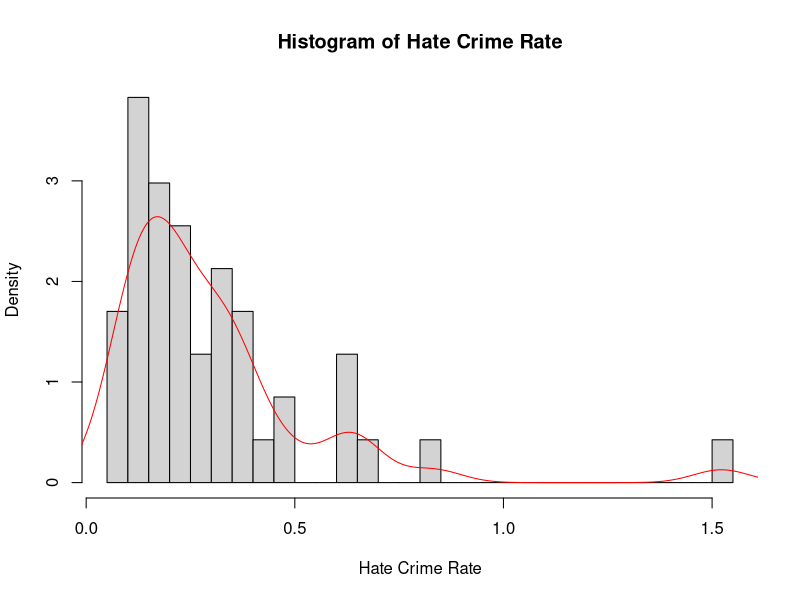

Generate this figure with R: (Note: this script raises an error after producing the figure.)
## ---- chunk 1
knitr::opts_chunk$set(echo = FALSE,
                      message = FALSE, warning = FALSE,
                      fig.width = 8, fig.height = 6)

library(tidyverse)
library(patchwork)
library(dplyr)
## ---- chunk 2
crime = read_csv("HateCrimes.csv") %>%
  mutate(
    unemployment = factor(unemployment, levels = c("low", "high")),
    urbanization = factor(urbanization, levels = c("low", "high")),
    hate_crimes_per_100k_splc = as.numeric(hate_crimes_per_100k_splc)
  )
## ---- chunk 3
summary(crime$hate_crimes_per_100k_splc)
mean = mean(crime$hate_crimes_per_100k_splc, na.rm = TRUE)
median = median(crime$hate_crimes_per_100k_splc, na.rm = TRUE)
maximum = max(crime$hate_crimes_per_100k_splc, na.rm = TRUE)
minimum = min(crime$hate_crimes_per_100k_splc, na.rm = TRUE)

## ---- chunk 4
hist(crime$hate_crimes_per_100k_splc, breaks = 50, 
     main = "Histogram of Hate Crime Rate", xlab = "Hate Crime Rate", probability = T)
lines(density(x = crime$hate_crimes_per_100k_splc, na.rm = TRUE), col = "red", lwt = 2)

large_prop = crime %>%
  filter(hate_crimes_per_100k_splc < 0.5)
## ---- chunk 5
outlier = crime %>%
  filter(hate_crimes_per_100k_splc > 1 | is.na(hate_crimes_per_100k_splc)) %>%
  select(state, hate_crimes_per_100k_splc)
outlier
## ---- chunk 6
crime_new = crime %>%
  filter(state != "District of Columbia")

mlr = lm(hate_crimes_per_100k_splc ~ unemployment + urbanization + median_household_income
       + perc_population_with_high_school_degree + perc_non_citizen + gini_index + perc_non_white,
       data = crime_new)
MASS::boxcox(mlr)
## ---- chunk 7
hist(log(crime_new$hate_crimes_per_100k_splc), na.rm = TRUE, breaks = 10, probability = T,
     main = "Histogram of Hate Crime Rates", xlab = "Hate Crime Rate")
lines(density(log(crime_new$hate_crimes_per_100k_splc), na.rm = TRUE), col = "red")
## ---- chunk 8

ggplot(crime_new, aes(x = gini_index, fill = unemployment)) +
  geom_density(stat = "density") +
  facet_grid(~unemployment) +
  scale_fill_viridis_d(alpha = 0.5) +
  labs(
    title = "Distribution of Gini Index stratified by Unemployment",
    x = "Gini Index"
  )

## ---- chunk 9

ggplot(crime_new, aes(x = gini_index, y = urbanization, fill = urbanization)) +
  geom_boxplot() +
  labs(
    title = "Boxplot of Gini Index stratified by Urbanization Status",
    y = "Gini Index",
    x = ""
  ) +
  coord_flip() +
  scale_fill_viridis_d(begin = 0.3, end = 0.7, alpha = 0.5)

